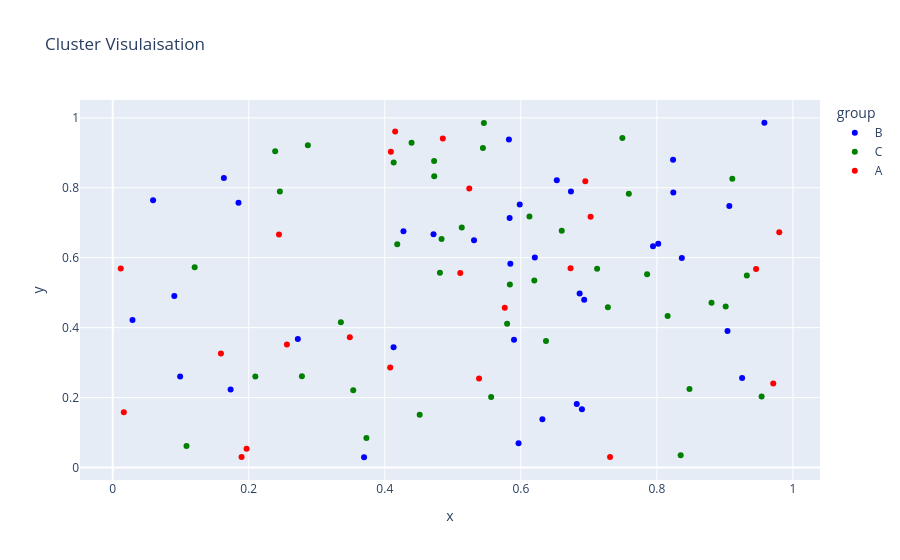

The code cell stored with this chart in its notebook:
### Code cell
df_cluster=pd.DataFrame({
    "x":np.random.rand(100),
    "y":np.random.rand(100),
    "group":np.random.choice(["A","B","C"],100)
})
print("The dataset is : ")
print(df_cluster)
## creat6ed a dataset and assigned a group to each row randomely

fig=px.scatter(df_cluster,x='x',y="y",color="group",title="Cluster Visulaisation",color_discrete_map={
    "A":"red",
    "B":"blue",
    "C":"Green"

} )
fig.write_image("PLot3.png")
fig.show()

### Figure 1 — Plotly figure (JSON) as saved in the notebook; plotly's stock layout.template omitted (floating-point values rounded to 4 significant figures)
{"data": [{"hovertemplate": "group=B<br>x=%{x}<br>y=%{y}<extra></extra>", "legendgroup": "B", "marker": {"color": "blue", "symbol": "circle"}, "mode": "markers", "name": "B", "orientation": "v", "showlegend": true, "type": "scatter", "x": [0.9253, 0.05936, 0.8238, 0.59, 0.02908, 0.6737, 0.8242, 0.6205, 0.1635, 0.5835, 0.6864, 0.5966, 0.6822, 0.4274, 0.5846, 0.4716, 0.5984, 0.802, 0.7943, 0.9065, 0.3695, 0.9038, 0.6317, 0.6931, 0.6898, 0.09056, 0.2722, 0.5825, 0.09913, 0.8366, 0.1733, 0.4129, 0.1849, 0.6528, 0.9581, 0.5312], "xaxis": "x", "y": [0.2563, 0.7642, 0.8805, 0.3655, 0.4218, 0.789, 0.7866, 0.6009, 0.8276, 0.7137, 0.4978, 0.06902, 0.1813, 0.6754, 0.5827, 0.6669, 0.7522, 0.6399, 0.6325, 0.7482, 0.02932, 0.3903, 0.1383, 0.4798, 0.167, 0.4907, 0.3676, 0.9382, 0.2602, 0.5994, 0.223, 0.3436, 0.7573, 0.8217, 0.986, 0.6497], "yaxis": "y"}, {"hovertemplate": "group=C<br>x=%{x}<br>y=%{y}<extra></extra>", "legendgroup": "C", "marker": {"color": "Green", "symbol": "circle"}, "mode": "markers", "name": "C", "orientation": "v", "showlegend": true, "type": "scatter", "x": [0.5798, 0.4725, 0.2869, 0.6198, 0.2097, 0.637, 0.7121, 0.5457, 0.5442, 0.4513, 0.5564, 0.3354, 0.7856, 0.4394, 0.5131, 0.954, 0.2389, 0.9012, 0.6127, 0.5839, 0.835, 0.4183, 0.1085, 0.8803, 0.4131, 0.4727, 0.4834, 0.7493, 0.7279, 0.8158, 0.9109, 0.3536, 0.9322, 0.2458, 0.8479, 0.1205, 0.7587, 0.6601, 0.4811, 0.2782, 0.373], "xaxis": "x", "y": [0.4113, 0.8769, 0.9215, 0.5346, 0.2599, 0.3615, 0.5686, 0.9855, 0.9138, 0.1512, 0.2018, 0.4154, 0.5525, 0.9286, 0.6863, 0.2031, 0.9041, 0.4607, 0.7178, 0.5237, 0.03537, 0.6383, 0.06132, 0.4714, 0.872, 0.8333, 0.6532, 0.9421, 0.4583, 0.4331, 0.8257, 0.2212, 0.5495, 0.7895, 0.2248, 0.5728, 0.7833, 0.6772, 0.5567, 0.2611, 0.08436], "yaxis": "y"}, {"hovertemplate": "group=A<br>x=%{x}<br>y=%{y}<extra></extra>", "legendgroup": "A", "marker": {"color": "red", "symbol": "circle"}, "mode": "markers", "name": "A", "orientation": "v", "showlegend": true, "type": "scatter", "x": [0.9458, 0.1591, 0.5763, 0.5109, 0.3486, 0.2561, 0.5386, 0.4089, 0.1968, 0.6947, 0.2444, 0.4152, 0.7311, 0.6731, 0.5242, 0.7025, 0.4079, 0.01182, 0.1894, 0.01635, 0.9711, 0.4853, 0.9799], "xaxis": "x", "y": [0.5679, 0.3262, 0.4568, 0.5561, 0.3726, 0.3518, 0.2543, 0.9028, 0.05377, 0.8187, 0.6666, 0.9612, 0.03012, 0.5699, 0.798, 0.7174, 0.2857, 0.5688, 0.03008, 0.1578, 0.2404, 0.9406, 0.6727], "yaxis": "y"}], "layout": {"legend": {"title": {"text": "group"}, "tracegroupgap": 0}, "title": {"text": "Cluster Visulaisation"}, "xaxis": {"anchor": "y", "domain": [0, 1], "title": {"text": "x"}}, "yaxis": {"anchor": "x", "domain": [0, 1], "title": {"text": "y"}}}}
